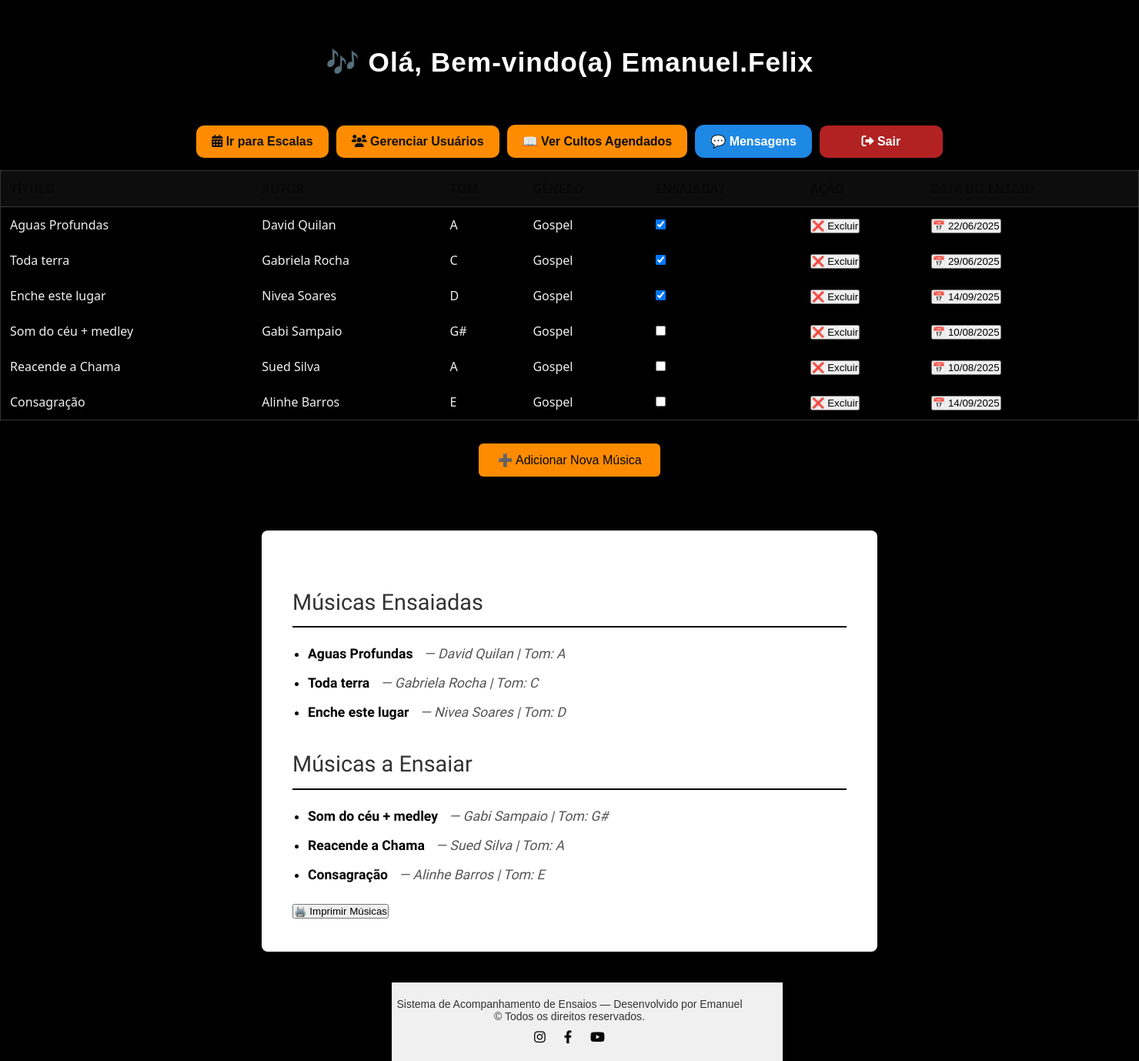
The page /musicas (signed in) on the database its author committed.
### biblioteca-main/app.py (models this page shows)
class Usuario(UserMixin, db.Model):
    id = db.Column(db.Integer, primary_key=True)
    nome = db.Column(db.String(50), nullable=False)
    sobrenome = db.Column(db.String(50), nullable=False)
    telefone = db.Column(db.String(15), nullable=False)
    username = db.Column(db.String(50), unique=True, nullable=False)
    password = db.Column(db.String(128), nullable=False)
    role = db.Column(db.String(20), nullable=False, default="membro")
    pergunta_seguranca = db.Column(db.String(200), nullable=False)
    resposta_seguranca = db.Column(db.String(200), nullable=False)

class Music(db.Model):
    musica_id = db.Column(db.Integer, primary_key=True)  # 🔹 Agora chamamos a coluna corretamente!
    titulo = db.Column(db.String(100), nullable=False)
    autor = db.Column(db.String(100), nullable=False)
    genero = db.Column(db.String(50), nullable=False)
    tom = db.Column(db.String(10), nullable=False)
    usuario_id = db.Column(db.Integer, db.ForeignKey('usuario.id'))
    ensaiada = db.Column(db.Boolean, default=False)
    data_ensaio = db.Column(db.DateTime)

### biblioteca-main/app.py (the view, shortened to what this page needs)
@app.route('/musicas', methods=['GET','POST'])
@login_required
def musicas():
    musicas_lista = Music.query.all()
    return render_template('musicas.html', musicas=musicas_lista)

### biblioteca-main/app.py (called while the page is built)
@login_manager.user_loader
def load_user(user_id):
    return db.session.get(Usuario, int(user_id))  # 🔹 Usa a sessão corretamente sem `with`

### biblioteca-main/templates/musicas.html (shortened to what this page needs)
<!DOCTYPE html>
<html lang="pt-BR">
<head>
  <link rel="stylesheet" href="{{ url_for('static', filename='musicas.css') }}" />
  <link rel="stylesheet" href="https://cdnjs.cloudflare.com/ajax/libs/font-awesome/6.0.0/css/all.min.css" />
</head>
<body>
  <header>
    <h1 class="efeito-aproximacao">🎶 Olá, Bem-vindo(a) {{ current_user.username }}</h1>
  </header>
  <div class="botoes-wrapper">
    <a href="{{ url_for('escala') }}" class="botao-escala"><i class="fa-solid fa-calendar-alt"></i> Ir para Escalas</a>
    {% if current_user.role == "admin" %}
    <a href="{{ url_for('gerenciar_usuarios') }}" class="botao-gerenciar"><i class="fa-solid fa-users"></i> Gerenciar Usuários</a>
    {% endif %}
    <a href="{{ url_for('cultos') }}" class="botao-ver-cultos">📖 Ver Cultos Agendados</a>
    <button id="btnAbrirMensagens" class="botao-mensagens">💬 Mensagens</button>
    <a href="{{ url_for('logout') }}" class="botao-sair"><i class="fas fa-sign-out-alt"></i> Sair</a>
  </div>
  <div id="cardMusicas">
    {% if musicas %}
      <form id="formMusicas">
        <table class="tabela">
          <thead>
            <tr>
              <th>Título</th>
              <th>Autor</th>
              <th>Tom</th>
              <th>Gênero</th>
              <th>Ensaiada?</th>
              {% if current_user.role in ["cantor", "admin"] %}
                <th>Ação</th>
                <th>Data do Ensaio</th>
              {% endif %}
            </tr>
          </thead>
          <tbody id="tabelaMusicas">
            {% for musica in musicas %}
            <tr>
              <td>{{ musica.titulo }}</td>
              <td>{{ musica.autor }}</td>
              <td>{{ musica.tom }}</td>
              <td>{{ musica.genero }}</td>
              <td>
                <input type="checkbox" name="status_{{ musica.musica_id }}" {% if musica.ensaiada %}checked{% endif %}>
              </td>
              {% if current_user.role in ["cantor", "admin"] %}
              <td>
                <form method="POST" action="{{ url_for('excluir_musica', musica_id=musica.musica_id) }}">
                  <button type="submit" class="botao-excluir">❌ Excluir</button>
                </form>
              </td>
              <td>
                <button type="button" class="btnCalendario" data-id="{{ musica.musica_id }}">
                  📅 {{ musica.data_ensaio.strftime('%d/%m/%Y') if musica.data_ensaio else '' }}
                </button>
              </td>
              {% endif %}
            </tr>
            {% endfor %}
          </tbody>
        </table>
        <div class="centraliza-botao-wrapper">
          <button id="btnAbrirModalAdicionarMusica" class="botao-adicionar-musica" type="button">
            ➕ Adicionar Nova Música
          </button>
        </div>
      </form>
      <div class="main-container">
        <h2>Músicas Ensaiadas</h2>
        <ul>
          {% for musica in musicas %}
            {% if musica.ensaiada %}
            <li>
              <strong>{{ musica.titulo }}</strong>
              <span class="info-extra">— {{ musica.autor }} | Tom: {{ musica.tom }}</span>
            </li>
            {% endif %}
          {% endfor %}
        </ul>
        <h2>Músicas a Ensaiar</h2>
        <ul>
          {% for musica in musicas %}
            {% if not musica.ensaiada %}
            <li>
              <strong>{{ musica.titulo }}</strong>
              <span class="info-extra">— {{ musica.autor }} | Tom: {{ musica.tom }}</span>
            </li>
            {% endif %}
          {% endfor %}
        </ul>
        <div style="margin-top: 20px;">
          <button onclick="imprimirMusicas()" type="button" class="botao-imprimir">🖨️ Imprimir Músicas</button>
        </div>
    {% else %}
      <p>📌 Nenhuma música cadastrada no momento.</p>
    {% endif %}
  </div>
  <footer class="rodape">
    <p>Sistema de Acompanhamento de Ensaios — Desenvolvido por Emanuel</p>
    <p>&copy; {{ current_year }} Todos os direitos reservados.</p>
    <div class="icones-sociais">
      <a href="https://www.instagram.com" target="_blank"><i class="fab fa-instagram"></i></a>
      <a href="https://www.facebook.com" target="_blank"><i class="fab fa-facebook-f"></i></a>
      <a href="https://www.youtube.com" target="_blank"><i class="fab fa-youtube"></i></a>
    </div>
  </footer>
</body>
</html>

### rows shown on the page
Usuario: username "Emanuel.Felix"
Music: titulo "Aguas Profundas", autor "David Quilan", tom "A", genero "Gospel", ensaiada "☑", data_ensaio "22/06/2025"
Music: titulo "Toda terra", autor "Gabriela Rocha", tom "C", genero "Gospel", ensaiada "☑", data_ensaio "29/06/2025"
Music: titulo "Enche este lugar", autor "Nivea Soares", tom "D", genero "Gospel", ensaiada "☑", data_ensaio "14/09/2025"
Music: titulo "Som do céu + medley", autor "Gabi Sampaio", tom "G#", genero "Gospel", data_ensaio "10/08/2025"
Music: titulo "Reacende a Chama", autor "Sued Silva", tom "A", genero "Gospel", data_ensaio "10/08/2025"
Music: titulo "Consagração", autor "Alinhe Barros", tom "E", genero "Gospel", data_ensaio "14/09/2025"
